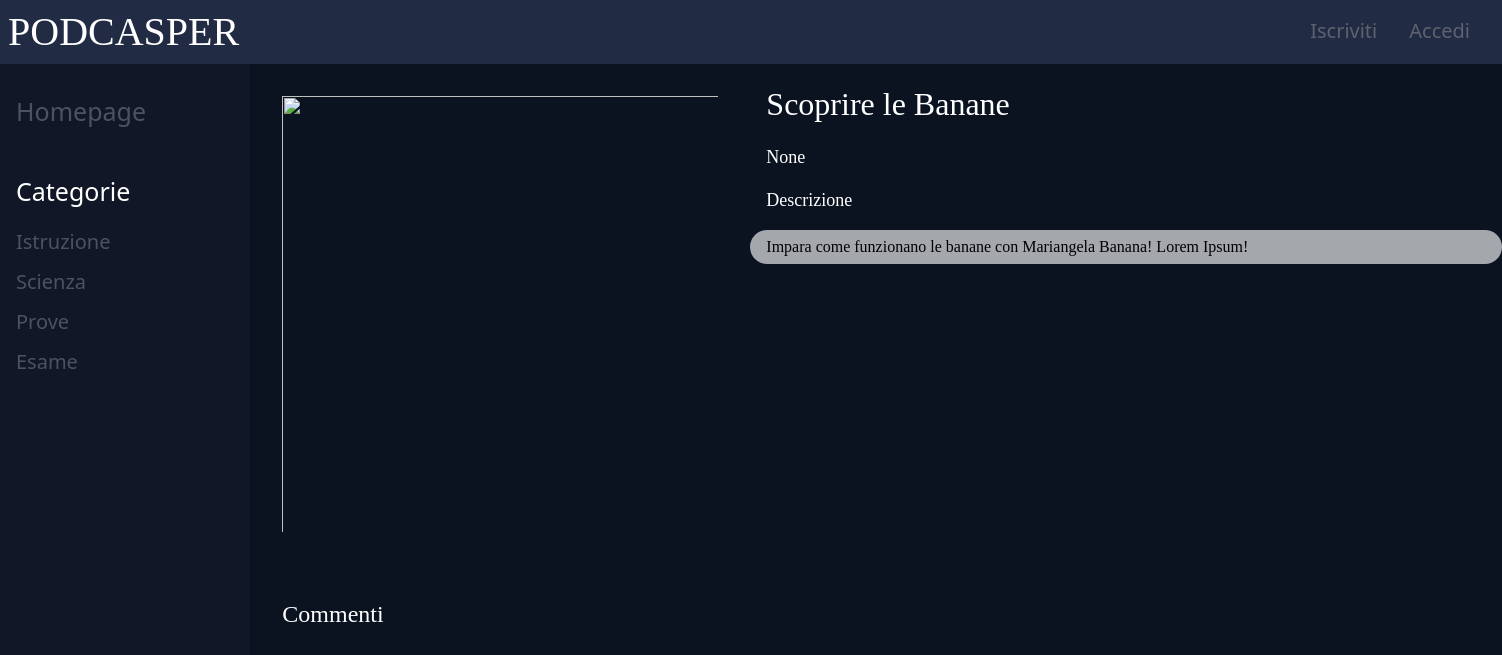
The app's page /episodio/1 with its own data.
### tables this page shows
CREATE TABLE Episodi(
    ID INTEGER PRIMARY KEY,
    ID_SERIE INTEGER,
    TITOLO VARCHAR(255),
    FORMATO_AUDIO VARCHAR(255),
    DESCRIZIONE TEXT,
    DATA_EPISODIO DATE,
    FOREIGN KEY (ID_SERIE)  REFERENCES  Serie(ID) ON DELETE CASCADE
);

### app.py (the view)
@app.route("/episodio/<string:id>")
def route_mostra_episodio(id):
    episodio = dao_episodi.get_episode_by_id(id)
    commenti = dao_episodi.get_comment_by_episode(id)
    if episodio is None:
        abort(404)
    autori = {}
    for commento in commenti:
        autori[commento["ID"]] = dao_users.get_user_by_id(commento["ID_AUTORE"])
    serie = dao_serie.get_serie_by_id(episodio["ID_SERIE"])
    if serie is None:
        abort(404)
    return render_template("pagina_episodio.html", serie=serie, episodio=episodio,commenti=commenti,autori=autori)

### app.py (called while the page is built, shortened)
@app.context_processor
def inietta_categorie():
    diz = {
        "categorie": dao_serie.get_categorie()
    }
    return diz

### dao_episodi.py (called while the page is built)
def get_episode_by_id(id_episodio):
    with get_connection() as con:
        cursor=con.cursor()
        cursor.execute("SELECT * FROM Episodi WHERE ID=?;",(id_episodio,))
        episodio=cursor.fetchone()
        cursor.close()
    return episodio

def get_comment_by_episode(id_episode):
    with get_connection() as con:
        cursor=con.cursor()
        cursor.execute("SELECT * FROM Commenti WHERE ID_EPISODIO=?;",(id_episode,))
        commenti=cursor.fetchall()
        cursor.close()
    return commenti

### dao_serie.py (called while the page is built)
def get_categorie():
    with get_connection() as con:
        cursor=con.cursor()
        cursor.execute("SELECT DISTINCT CATEGORIA FROM Serie;")
        category = cursor.fetchall()
        cursor.close()
    return category

def get_serie_by_id(id):
    with get_connection() as con:
        cursor=con.cursor()
        cursor.execute("SELECT * FROM Serie WHERE ID=?;",(id,))
        serie=cursor.fetchone()
        cursor.close()
    return serie

### database.py (called while the page is built)
def get_connection():
    con=sqlite3.connect("database.db")
    con.row_factory=sqlite3.Row
    con.execute("PRAGMA foreign_keys = 1;")
    return con

### templates/pagina_episodio.html (shortened to what this page needs)
{% extends "base.html" %}
{% block contenuto %}
<div class="categoria_visualizza_episodio">
    <div class="presentazione_episodio">
        <img class="img_visualizza_episodio" src="{{ url_for('route_immagine_serie', id=episodio.ID_SERIE) }}">
        <div class="info_episodio">
            <p class="titolo_episodio">{{ episodio.TITOLO }}</p>
            <p class="data_episodio">{{ episodio.DATA_EPISODIO }}</p>
            <p class="data_episodio">Descrizione</p>
            <p class="descrizione_episodio">{{ episodio.DESCRIZIONE }}</p>
        </div>
    </div>
    <div class="lista_commenti_episodio">
        <p class="titolo_commenti_episodi">Commenti</p>
    </div>
    {% endblock %}

### static/css/style_pagina_episodio.css (style rules this page uses)
.categoria_visualizza_episodio { display: flex; flex-direction: column; flex-wrap: wrap; }
.categoria_visualizza_episodio .presentazione_episodio { display: flex; flex-direction: row; flex-wrap: nowrap; }
.categoria_visualizza_episodio .presentazione_episodio .img_visualizza_episodio { padding: 2rem; height: 500px; width: 500px; }
.categoria_visualizza_episodio .presentazione_episodio .info_episodio { display: flex; flex-direction: column; flex-wrap: wrap; padding-top: 1rem; }
.categoria_visualizza_episodio .presentazione_episodio .info_episodio .titolo_episodio { display: block; width: 30rem; padding-left: 1rem; font-size: 32px; font-family: 'Times New Roman', Times, serif; color: #fff; overflow: hidden; text-overflow: ellipsis; white-space: nowrap; }
.categoria_visualizza_episodio .presentazione_episodio .info_episodio .data_episodio { padding-left: 1rem; font-size: large; font-family: 'Times New Roman', Times, serif; color: #fff; }
.categoria_visualizza_episodio .presentazione_episodio .info_episodio .descrizione_episodio { width: 47rem; padding-top: 5px; padding-bottom: 5px; padding-left: 1rem; padding-right: 1rem; font-size: medium; font-family: 'Times New Roman', Times, serif; color: rgb(0, 0, 0); background-color: rgba(255, 255, 255, 0.627); border-radius: 20px; }
.categoria_visualizza_episodio .lista_commenti_episodio { display: flex; padding-top: 2rem; padding-left: 2rem; padding-right: 2rem; flex-direction: column; flex-wrap: wrap; }
.categoria_visualizza_episodio .lista_commenti_episodio .titolo_commenti_episodi { font-size: 24px; font-family: 'Times New Roman', Times, serif; color: #fff; }

### records on screen
Episodi: TITOLO "Scoprire le Banane", DESCRIZIONE "Impara come funzionano le banane con Mariangela Banana! Lorem Ipsum!"

### other values on screen
{{ categoria.CATEGORIA }} "Istruzione" "Scienza" "Prove" "Esame"
{{ episodio.DATA_EPISODIO }} "None"
